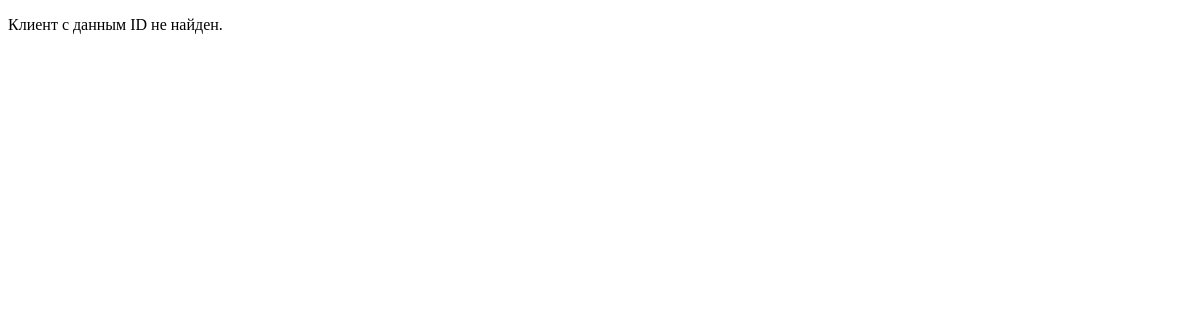
Before: /shop/client/23/orders/ with the older database file.
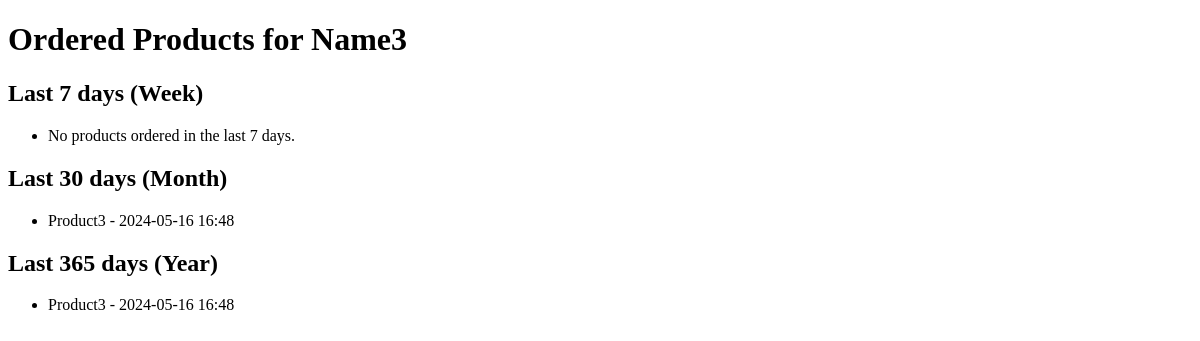
After: the same page with the newer database file.
### myshopapp/models.py (models this page shows, shortened)
class Client(models.Model):
    name = models.CharField(max_length=100)
    email = models.EmailField()
    phone_number = models.CharField(max_length=20)
    address = models.CharField(max_length=200)
    registration_date = models.DateTimeField(default=timezone.now)

class Product(models.Model):
    name = models.CharField(max_length=100)
    description = models.TextField()
    price = models.DecimalField(max_digits=10, decimal_places=2)
    count = models.IntegerField()
    added_date = models.DateTimeField(default=timezone.now)
    img = models.ImageField(upload_to='product_images/', blank=True, null=True)

class Order(models.Model):
    client = models.ForeignKey(Client, on_delete=models.CASCADE)
    products = models.ManyToManyField(Product)
    total_amount = models.DecimalField(max_digits=10, decimal_places=2)
    order_date = models.DateTimeField(default=timezone.now)

### myshopapp/views.py (the view)
# urls.py: path('client/<int:pk>/orders/', views.ordered_products, name='ordered_products'),
def ordered_products(request, pk):
    try:
        client = Client.objects.get(pk=pk)
    except Client.DoesNotExist:
        return render(request, 'myshopapp/ordered_products.html', {'error': 'Клиент с данным ID не найден.'})
    now = timezone.now()
    last_week = now - timedelta(days=7)
    last_month = now - timedelta(days=30)
    last_year = now - timedelta(days=365)
    orders_week = client.order_set.filter(order_date__gte=last_week)
    orders_month = client.order_set.filter(order_date__gte=last_month)
    orders_year = client.order_set.filter(order_date__gte=last_year)
    context = {
        'client': client,
        'orders_week': orders_week,
        'orders_month': orders_month,
        'orders_year': orders_year,
    }
    return render(request, 'myshopapp/ordered_products.html', context)

### myshopapp/templates/myshopapp/ordered_products.html (shortened to what this page needs)
<!DOCTYPE html>
<html lang="en">
<head>
</head>
<body>
    {% if error %}
        <p>{{ error }}</p>
    {% else %}
        <h1>Ordered Products for {{ client.name }}</h1>
        <h2>Last 7 days (Week)</h2>
        <ul>
            {% for order in orders_week %}
                {% for product in order.products.all %}
                    <li>{{ product.name }} - {{ order.order_date|date:"Y-m-d H:i" }}</li>
                {% endfor %}
            {% empty %}
                <li>No products ordered in the last 7 days.</li>
            {% endfor %}
        </ul>
        <h2>Last 30 days (Month)</h2>
        <ul>
            {% for order in orders_month %}
                {% for product in order.products.all %}
                    <li>{{ product.name }} - {{ order.order_date|date:"Y-m-d H:i" }}</li>
                {% endfor %}
            {% empty %}
                <li>No products ordered in the last 30 days.</li>
            {% endfor %}
        </ul>
        <h2>Last 365 days (Year)</h2>
        <ul>
            {% for order in orders_year %}
                {% for product in order.products.all %}
                    <li>{{ product.name }} - {{ order.order_date|date:"Y-m-d H:i" }}</li>
                {% endfor %}
            {% empty %}
                <li>No products ordered in the last 365 days.</li>
            {% endfor %}
        </ul>
    {% endif %}
</body>
</html>

Changed rows visible on the page:
added Client: name "Name3"
added Order: order_date "2024-05-16 16:48"
added Product: name "Product3"
Other visible differences:
{{ error }}: "Клиент с данным ID не найден." → (not shown)
text now shown: "Ordered Products for Last 7 days (Week) No products ordered in the last 7 days. Last 30 days (Month) Last 365 days (Year)"
